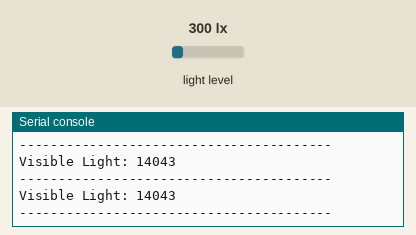
Recording of a program running on a simulated ESP32 board running MicroPython. Parts: the last lines printed to the serial console. Inputs (shaded band) come from the test bench; at power-on: light level 300 lx.

Above: at 1.2 s.
1.3 s: light level set to 40 lx
At 2.6 s:
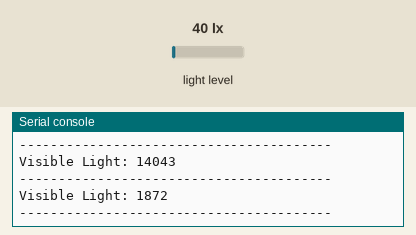
2.8 s: light level set to 500 lx
At 3.8 s:
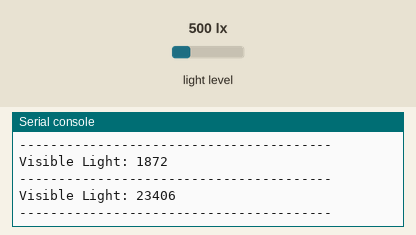
Timing chart, 0 to 5.8 s (numbered marks = the images above; inputs shaded):
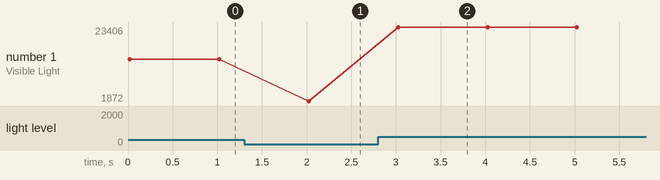

The program:

light_sensor.py
```python
from machine import I2C, Pin
import time

# Initialize I2C on GPIO 21 (SDA) and GPIO 22 (SCL)
i2c = I2C(1, scl=Pin(22), sda=Pin(21), freq=400000)

# LTR-329 I2C address
LTR329_ADDR = 0x29

# Register addresses
ALS_CONTR = 0x80
ALS_MEAS_RATE = 0x85
PART_ID = 0x86
DATA_CH1_0 = 0x88
DATA_CH1_1 = 0x89
DATA_CH0_0 = 0x8A
DATA_CH0_1 = 0x8B


def init_sensor():
    """Initialize the LTR-329 sensor"""
    # Set ALS control register (enable sensor, gain=96x for high sensitivity, integration time)
    # 0x1D = b"\x1D" = Active mode, Gain 96X
    i2c.writeto_mem(LTR329_ADDR, ALS_CONTR, b"\x1D")
    time.sleep(0.01)

    # Set measurement rate (100ms integration time, 500ms repeat rate)
    i2c.writeto_mem(LTR329_ADDR, ALS_MEAS_RATE, b"\x03")
    time.sleep(0.01)

    print("LTR-329 initialized")


def read_sensor():
    """Read visible light from the sensor"""
    try:
        # Read Channel 0 (visible light) - 2 bytes
        ch0_data = i2c.readfrom_mem(LTR329_ADDR, DATA_CH0_0, 2)
        ch0 = ch0_data[0] | (ch0_data[1] << 8)

        return ch0
    except Exception as e:
        print(f"Error reading sensor: {e}")
        return None


def main():
    """Main loop"""
    init_sensor()

    print("Reading light sensor data...")
    print("-" * 40)

    try:
        while True:
            light = read_sensor()
            if light is not None:
                print(f"Visible Light: {light}")
                print("-" * 40)

            time.sleep(1)  # Read every 1 second
    except KeyboardInterrupt:
        print("Stopped")


if __name__ == "__main__":
    main()
```

Measured:
- after the input at 1.3 s, the serial console: prints a new line after 0.72 s (image 1)
- after the input at 2.8 s, the serial console: prints a new line after 0.22 s (image 2)
- plotted number 1: 14043 → 1872 after the input at 1.3 s, 1872 → 23406 after the input at 2.8 s
